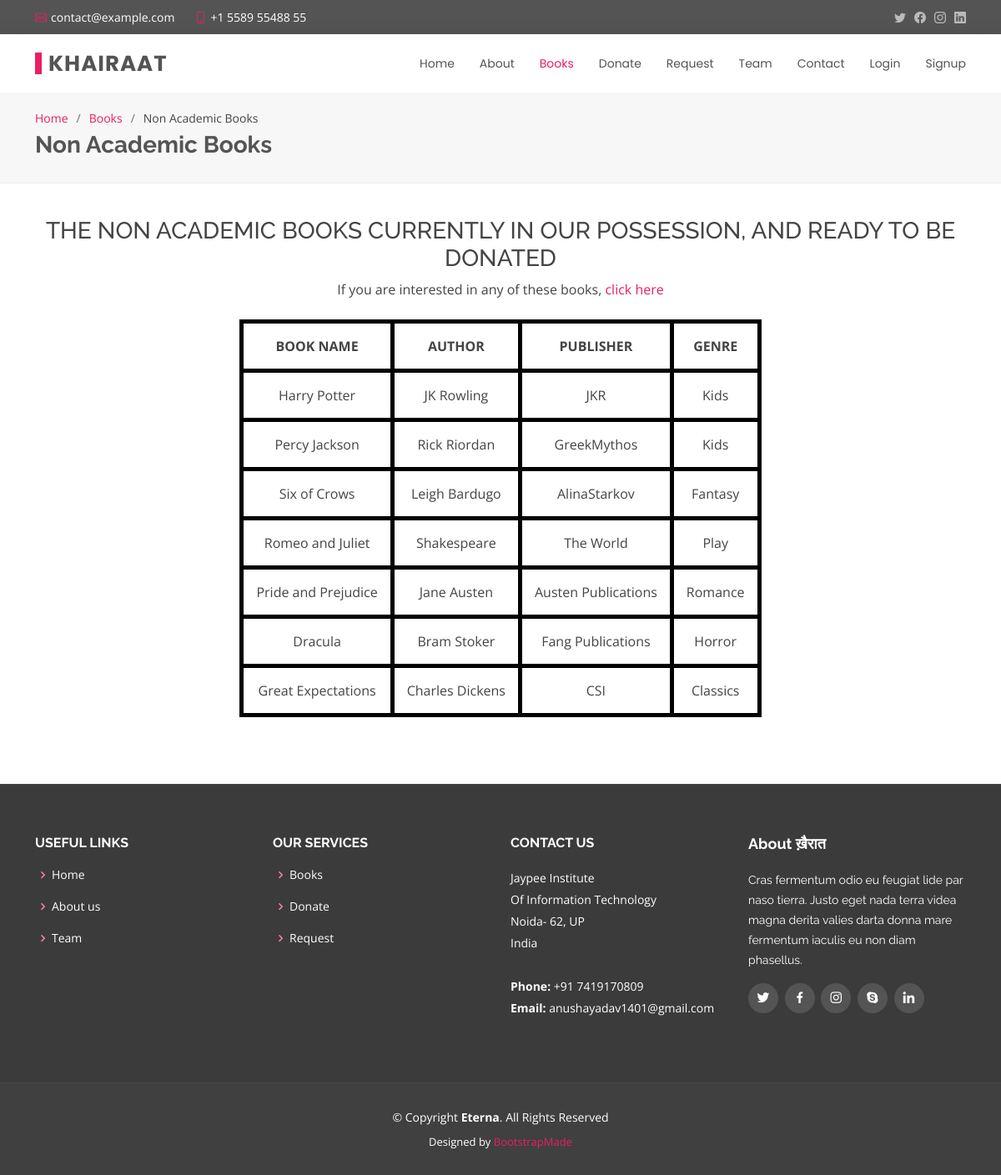
Page /nonacademic_books.php on the committed database.
### tables this page shows
CREATE TABLE `nonacademic_books` (
  `book_id` int(11) NOT NULL,
  `genre` varchar(20) NOT NULL,
  `book_name` varchar(100) DEFAULT NULL,
  `author` varchar(20) DEFAULT NULL,
  `publisher` varchar(20) DEFAULT NULL
);

### nonacademic_books.php (the view, shortened to what this page needs)
<!DOCTYPE html>
<html lang="en">
<head>
  <link href="assets/vendor/animate.css/animate.min.css" rel="stylesheet">
  <link href="assets/vendor/bootstrap/css/bootstrap.min.css" rel="stylesheet">
  <link href="assets/vendor/bootstrap-icons/bootstrap-icons.css" rel="stylesheet">
  <link href="assets/vendor/boxicons/css/boxicons.min.css" rel="stylesheet">
  <link href="assets/vendor/glightbox/css/glightbox.min.css" rel="stylesheet">
  <link href="assets/vendor/swiper/swiper-bundle.min.css" rel="stylesheet">
  <link href="assets/css/style.css" rel="stylesheet">
</head>
<body>
  <section id="topbar" class="d-flex align-items-center">
    <div class="container d-flex justify-content-center justify-content-md-between">
      <div class="contact-info d-flex align-items-center">
        <i class="bi bi-envelope d-flex align-items-center"><a href="mailto:contact@example.com">contact@example.com</a></i>
        <i class="bi bi-phone d-flex align-items-center ms-4"><span>+1 5589 55488 55</span></i>
      </div>
      <div class="social-links d-none d-md-flex align-items-center">
        <a href="#" class="twitter"><i class="bi bi-twitter"></i></a>
        <a href="#" class="facebook"><i class="bi bi-facebook"></i></a>
        <a href="#" class="instagram"><i class="bi bi-instagram"></i></a>
        <a href="#" class="linkedin"><i class="bi bi-linkedin"></i></i></a>
      </div>
    </div>
  </section>
  <header id="header" class="d-flex align-items-center">
    <div class="container d-flex justify-content-between align-items-center">
      <div class="logo">
        <h1><a href="index2.php">Khairaat</a></h1>
      </div>
      <nav id="navbar" class="navbar">
        <ul>
          <li><a href="index2.php">Home</a></li>
          <li><a href="about.php">About</a></li>
          <li><a class="active" href="books.php">Books</a></li>
          <li><a href="donate.php">Donate</a></li>
          <li><a href="request.php">Request</a></li>
          <li><a href="team.php">Team</a></li>
          <li><a  href="contact.php">Contact</a></li>
          <?php
          if(isset($_SESSION["id"]) && isset($_SESSION["pwd"]))
              {
        ?>
        <li><a href="logout.php">Logout</a></li>
        <?php
              }
              else
              {
        ?>
        <li><a href="login.php">Login</a></li>
        <li><a href="signup.php">Signup</a></li>
        <?php
              }
        ?>
        </ul>
      </nav>
    </div>
  </header>
  <main id="main">
    <section id="breadcrumbs" class="breadcrumbs">
      <div class="container">
        <ol>
          <li><a href="index2.php">Home</a></li>
          <li><a href="books.php">Books</a></li>
          <li>Non Academic Books</li>
        </ol>
        <h2>Non Academic Books</h2>
      </div>
    </section>
    <center> <h3> THE NON ACADEMIC BOOKS CURRENTLY IN OUR POSSESSION, AND READY TO BE DONATED</h3>
   <h7> If you are interested in any of these books, <a href="request.php">click here</a> </h7>
    <section id="contact" class="contact"  >
            <?php
echo "<br>";
$conn = mysqli_connect('localhost', 'root', '','khairaat');
if($conn->connect_error)
{
    die("Connection failed: " . $conn->connect_error);
}
else
{
    $sql="USE khairaat";
if ($conn->query($sql) === TRUE)
 {
    $b="SELECT * FROM nonacademic_books";
            if($conn->query($b)==TRUE)
            {
                $result=mysqli_query($conn, $b);
                echo "<table border='10'>";
                echo "<tr>";
                echo "<th>BOOK NAME</th>";
                echo "<th> AUTHOR </th>";
                echo "<th> PUBLISHER </th>";
                echo "<th> GENRE </th>";
            echo  "</tr>";
            while($row = mysqli_fetch_assoc($result))
            {
                echo "<tr>";
                echo "<td>".$row['book_name']."</td>";
                echo "<td>".$row['author']."</td>";
                echo "<td>".$row['publisher']."</td>";
                echo "<td>".$row['genre']."</td>";
            }
            echo "</table>";
            }
            else
            {
                die( "Error: " . $b . "<br>" . $conn->error);
            }
}
 else
 {
die( "Error: " . $sql . "<br>" . $conn->error);
}
}
?>
</center>
  </main>
    <footer id="footer">
        <div class="footer-top">
          <div class="container">
            <div class="row">
              <div class="col-lg-3 col-md-6 footer-links">
                <h4>Useful Links</h4>
                <ul>
                  <li><i class="bx bx-chevron-right"></i> <a href="index2.php">Home</a></li>
                  <li><i class="bx bx-chevron-right"></i> <a href="about.php">About us</a></li>
                  <li><i class="bx bx-chevron-right"></i> <a href="team.php">Team</a></li>
                </ul>
              </div>
              <div class="col-lg-3 col-md-6 footer-links">
                <h4>Our Services</h4>
                <ul>
                  <li><i class="bx bx-chevron-right"></i> <a href="books.php">Books</a></li>
                  <li><i class="bx bx-chevron-right"></i> <a href="donate.php">Donate</a></li>
                  <li><i class="bx bx-chevron-right"></i> <a href="request.php">Request</a></li>
                </ul>
              </div>
              <div class="col-lg-3 col-md-6 footer-contact">
                <h4>Contact Us</h4>
                <p>
                  Jaypee Institute <br>
                  Of Information Technology <br>
                  Noida- 62, UP<br>
                  India <br><br>
                  <strong>Phone:</strong> +91 7419170809<br>
                  <strong>Email:</strong> anushayadav1401@gmail.com<br>
                </p>
              </div>
              <div class="col-lg-3 col-md-6 footer-info">
                <h3>About ख़ैरात</h3>
                <p>Cras fermentum odio eu feugiat lide par naso tierra. Justo eget nada terra videa magna derita valies darta donna mare fermentum iaculis eu non diam phasellus.</p>
                <div class="social-links mt-3">
                  <a href="#" class="twitter"><i class="bx bxl-twitter"></i></a>
                  <a href="#" class="facebook"><i class="bx bxl-facebook"></i></a>
                  <a href="#" class="instagram"><i class="bx bxl-instagram"></i></a>
                  <a href="#" class="google-plus"><i class="bx bxl-skype"></i></a>
                  <a href="#" class="linkedin"><i class="bx bxl-linkedin"></i></a>
                </div>
              </div>
            </div>
          </div>
        </div>
       <div class="container">
      <div class="copyright">
        &copy; Copyright <strong><span>Eterna</span></strong>. All Rights Reserved
      </div>
      <div class="credits">
        Designed by <a href="https://bootstrapmade.com/">BootstrapMade</a>
      </div>
    </div>
</footer>
</body>

### assets/css/style.css (style rules this page uses)
body { font-family: "Open Sans", sans-serif; color: #444444; }
a { color: #E91E63; text-decoration: none; }
h1, h2, h3, h4, h5, h6 { font-family: "Raleway", sans-serif; }
#topbar { background: #545454; padding: 10px 0; font-size: 14px; }
#topbar .contact-info i { font-style: normal; color: #E91E63; }
#topbar .contact-info i a, #topbar .contact-info i span { padding-left: 5px; color: #fff; }
#topbar .contact-info i a { line-height: 0; transition: 0.3s; }
#topbar .social-links a { color: #bababa; line-height: 0; transition: 0.3s; margin-left: 10px; }
#header { height: 70px; transition: all 0.5s; z-index: 997; transition: all 0.5s; background: #fff; box-shadow: 0px 0px 20px 0px rgba(0, 0, 0, 0.1); }
#header .logo h1 { font-size: 26px; padding: 0 0 0 8px; margin: 11px 0; line-height: 1; font-weight: 700; letter-spacing: 1px; text-transform: uppercase; font-family: "Poppins", sans-serif; border-left: 8px solid #E91E63; }
#header .logo h1 a, #header .logo h1 a:hover { color: #545454; text-decoration: none; }
.navbar { padding: 0; }
.navbar ul { margin: 0; padding: 0; display: flex; list-style: none; align-items: center; }
.navbar li { position: relative; }
.navbar a, .navbar a:focus { display: flex; align-items: center; justify-content: space-between; padding: 10px 0 10px 30px; font-family: "Poppins", sans-serif; font-size: 14px; color: #545454; white-space: nowrap; transition: 0.3s; }
.navbar a:hover, .navbar .active, .navbar .active:focus, .navbar li:hover > a { color: #E91E63; }
section { padding: 0 0 80px 0; }
.breadcrumbs { padding: 20px 0 20px 0; background: #f7f7f7; border-bottom: 1px solid #ededed; margin-bottom: 40px; }
.breadcrumbs h2 { font-size: 28px; font-weight: 700; color: #545454; }
.breadcrumbs ol { display: flex; flex-wrap: wrap; list-style: none; padding: 0 0 5px 0; margin: 0; font-size: 14px; }
.breadcrumbs ol li + li { padding-left: 10px; }
.breadcrumbs ol li + li::before { display: inline-block; padding-right: 10px; color: #6e6e6e; content: "/"; }
#footer { background: #404040; padding: 0 0 30px 0; color: #fff; font-size: 14px; }
#footer .footer-top { background: #3b3b3b; border-top: 1px solid #474747; border-bottom: 1px solid #474747; padding: 60px 0 30px 0; }
#footer .footer-top .footer-info { margin-bottom: 30px; }
#footer .footer-top .footer-info h3 { font-size: 18px; margin: 0 0 20px 0; padding: 2px 0 2px 0; line-height: 1; font-weight: 700; }
#footer .footer-top .footer-info p { font-size: 14px; line-height: 24px; margin-bottom: 0; font-family: "Raleway", sans-serif; color: #fff; }
#footer .footer-top .social-links a { font-size: 18px; display: inline-block; background: #545454; color: #fff; line-height: 1; padding: 8px 0; margin-right: 4px; border-radius: 50%; text-align: center; width: 36px; height: 36px; transition: 0.3s; }
#footer .footer-top h4 { font-size: 16px; font-weight: bold; color: #fff; text-transform: uppercase; position: relative; padding-bottom: 12px; }
#footer .footer-top .footer-links { margin-bottom: 30px; }
#footer .footer-top .footer-links ul { list-style: none; padding: 0; margin: 0; }
#footer .footer-top .footer-links ul i { padding-right: 2px; color: #FF80AB; font-size: 18px; line-height: 1; }
#footer .footer-top .footer-links ul li { padding: 10px 0; display: flex; align-items: center; }
#footer .footer-top .footer-links ul li:first-child { padding-top: 0; }
#footer .footer-top .footer-links ul a { color: #fff; transition: 0.3s; display: inline-block; line-height: 1; }
#footer .footer-top .footer-contact { margin-bottom: 30px; }
#footer .footer-top .footer-contact p { line-height: 26px; }
#footer .copyright { text-align: center; padding-top: 30px; }
#footer .credits { padding-top: 10px; text-align: center; font-size: 13px; color: #fff; }

### nonacademic_books.php (style rules this page uses)
table, th, td { border: 5px solid black; background-color: #fff; border-collapse: collapse; padding: 15px; text-align: center; }

### rows in the picture
nonacademic_books: book_name "Harry Potter", author "JK Rowling", publisher "JKR", genre "Kids"
nonacademic_books: book_name "Percy Jackson", author "Rick Riordan", publisher "GreekMythos", genre "Kids"
nonacademic_books: book_name "Six of Crows", author "Leigh Bardugo", publisher "AlinaStarkov", genre "Fantasy"
nonacademic_books: book_name "Romeo and Juliet", author "Shakespeare", publisher "The World", genre "Play"
nonacademic_books: book_name "Pride and Prejudice", author "Jane Austen", publisher "Austen Publications", genre "Romance"
nonacademic_books: book_name "Dracula", author "Bram Stoker", publisher "Fang Publications", genre "Horror"
nonacademic_books: book_name "Great Expectations", author "Charles Dickens", publisher "CSI", genre "Classics"
